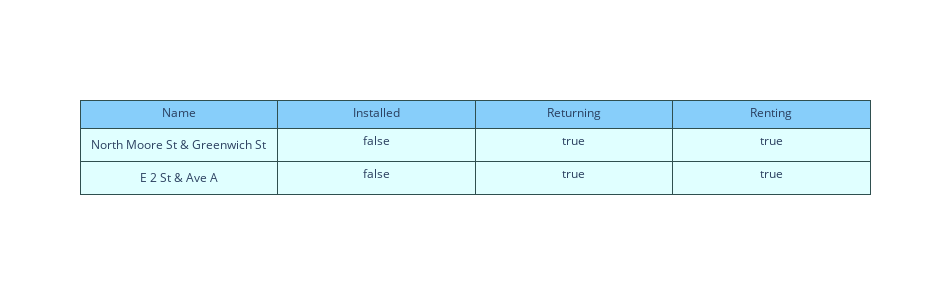

The notebook cell saved with this chart:
### Code cell
fig = go.Figure(data=[go.Table(
    header=dict(values=['Name', 'Installed','Returning','Renting'],
                line_color='darkslategray',
                fill_color='lightskyblue',
                align='center'),
    cells=dict(values=[partially_working.name, # 1st column
                       partially_working.is_installed, #2nd column
                       partially_working.is_returning,
                       partially_working.is_renting,
                                            ], # Third column
               line_color='darkslategray',
               fill_color='lightcyan',
               align='center'))
])

fig.update_layout(width=950, height=300)
#fig.savefig('tabe1.png')
fig.show()

### Figure 1 — Plotly figure (JSON) as saved in the notebook; plotly's stock layout.template omitted (floating-point values rounded to 4 significant figures)
{"data": [{"cells": {"align": "center", "fill": {"color": "lightcyan"}, "line": {"color": "darkslategray"}, "values": [["North Moore St & Greenwich St", "E 2 St & Ave A"], [false, false], [true, true], [true, true]]}, "header": {"align": "center", "fill": {"color": "lightskyblue"}, "line": {"color": "darkslategray"}, "values": ["Name", "Installed", "Returning", "Renting"]}, "type": "table"}], "layout": {"height": 300, "width": 950}}
